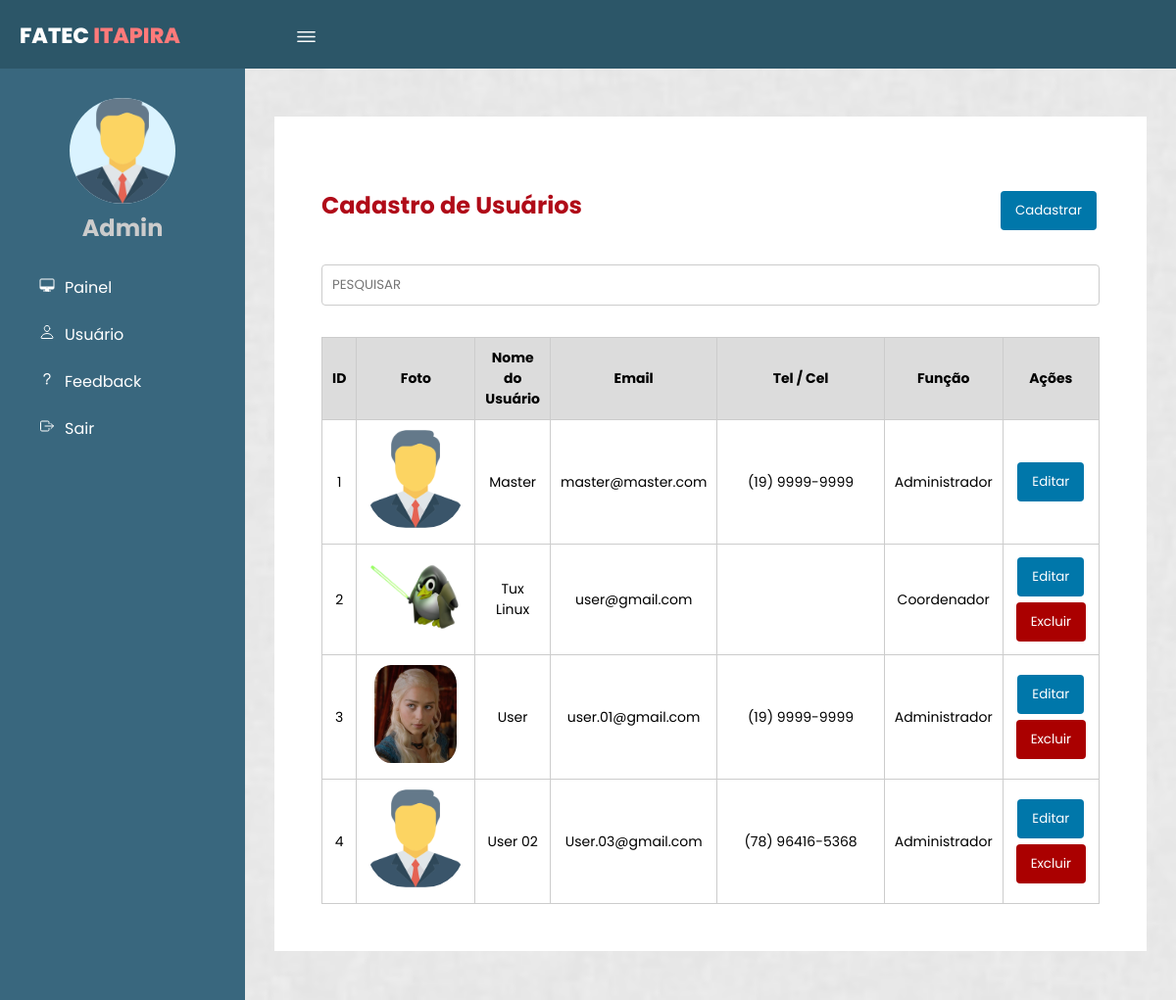
The page /gerenciarUsuario.php (signed in) on the database its author committed.
### tables this page shows
CREATE TABLE `usuarios` (
  `idUsuarios` int(10) UNSIGNED NOT NULL,
  `NomeUsuario` varchar(255) NOT NULL,
  `Email` varchar(50) NOT NULL,
  `Senha` varchar(255) NOT NULL,
  `Tel_Cel` varchar(15) DEFAULT NULL,
  `Funcao` varchar(30) DEFAULT NULL,
  `NivelAcesso` int(11) NOT NULL DEFAULT 1,
  `DataCadastro` date NOT NULL,
  `DataUltimaAtualizacao` timestamp NOT NULL DEFAULT current_timestamp() ON UPDATE current_timestamp(),
  `FotoPath` varchar(255) DEFAULT NULL
);

### Class/Usuario.php (called while the page is built, shortened)
<?php
class Usuario
{
    private $conn;
    public function __construct($conn)
    {
        $this->conn = $conn;
    }
    public function listarUsuarios()
    {
        try {
            $sql = "SELECT * FROM usuarios";
            $stmt = $this->conn->query($sql);
            if ($stmt) {
                return $stmt->fetchAll(PDO::FETCH_ASSOC);
            } else {
                throw new Exception("Erro ao executar a consulta SQL");
            }
        } catch (Exception $e) {
            error_log("Erro ao listar usuários: " . $e->getMessage());
            return [];
        }
    }
}

### gerenciarUsuario.php (the view, shortened to what this page needs)
<?php
require_once 'Class/Usuario.php';
require_once 'conexao.php';
$usuario = new Usuario($conn);
$usuarios = $usuario->listarUsuarios();
?>
<!DOCTYPE html>
<html lang="pt-br">
<head>
    <link rel="stylesheet" href="css/format.css">
</head>
<body page='lista'>
    <header>
        <label for="check">
            <ion-icon name="menu-outline" id="sidebar_btn"></ion-icon>
        </label>
        <div class="left">
            <h3>Fatec <span>Itapira</span></h3>
        </div>
    </header>
    <div class="sidebar">
        <div class="center">
            <img src="icon/manager_icon_129392.png" class="image" alt="">
            <h2>Admin</h2>
        </div>
        <a href="painelAdmin.php" onclick="vizualizar('lista', true)"><ion-icon
                name="desktop-outline"></ion-icon><span>Painel</span></a>
        <a href="gerenciarUsuario.php"><ion-icon name="person-outline"></ion-icon><span>Usuário</span></a>
        <a href="Views/listarVisitante.php"><ion-icon name="help-outline"></ion-icon><span>Feedback</span></a>
        <a href="login/sairLogin.php"><ion-icon name="exit-outline"></ion-icon><span>Sair</span></a>
    </div>
    <div class="content">
        <div id='listaRegistros'>
            <div class="titulo_ask">
                <h1>Cadastro de Usuários</h1>
                <a href="Views/cadastroUsuario.html"><button>Cadastrar</button></a>
            </div>
            <div style='display: flex;' class="filtro">
                <input style='flex:1' placeholder="PESQUISAR" autofocus id='inputPesquisa' />
            </div>
    <?php if (!empty($usuarios)): ?>
        <table>
            <tr>
                <thead>
                <th>ID</th>
                <th>Foto</th>
                <th>Nome do Usuário</th>
                <th>Email</th>
                <th>Tel / Cel</th>
                <th>Função</th>
                <th>Ações</th>
            </tr>
            <?php foreach ($usuarios as $user): ?>
                <tr>
                    <td><?php echo $user['idUsuarios']; ?></td>
                    <td><?php
                        if (!empty($user['FotoPath'])) {
                            $caminhoImagem = 'uploads/' . basename($user['FotoPath']);
                            echo '<img src="' . $caminhoImagem . '" alt="Foto do Usuário" style="max-width: 100px; max-height: 100px; border-radius: 20%;">';
                        } else {
                            echo '<img src="uploads/manager_icon_129392.png" alt="Imagem Padrão" style="max-width: 100px; max-height: 100px; border-radius: 40%;">';
                        }
                        ?>
                    </td>
                    <td><?php echo $user['NomeUsuario']; ?></td>
                    <td><?php echo $user['Email']; ?></td>
                    <td><?php echo $user['Tel_Cel']; ?></td>
                    <td><?php echo $user['Funcao']; ?></td>
                    <td>
                        <a href="Views/editarUsuario.php?id=<?php echo $user['idUsuarios']; ?>"><button>Editar</button></a>
                        <form method="post" action="Controllers/excluir_usuario.php">
                            <button style="background-color: #a00;" type="submit" <?php echo ($user['NivelAcesso'] == 0) ? 'hidden' : ''; ?>
                            onclick="return confirm('Tem certeza que deseja excluir este usuário?')">Excluir</button>
                        </form>
                    </td>
                </tr>
            <?php endforeach; ?>
        </table>
    <?php else: ?>
        <p>Nenhum usuário cadastrado.</p>
    <?php endif; ?>
        </div>
    </div>
</body>
</html>

### css/format.css (style rules this page uses)
* { margin: 0; padding: 0; font-family: "Poppins", sans-serif; }
body { background-color: #e9e9e9; }
header { position: fixed; background: #2c5668; padding: 20px; width: 100%; height: 30px; z-index: 5; }
.left h3 { color: #fff; margin: 0; text-transform: uppercase; font-size: 22px; font-weight: 800; }
.left span { color: #ff7a7a; }
.sidebar { position: fixed; width: 250px; height: 100%; margin-top: 70px; padding-top: 30px; left: 0; background: #39677e; transition: 0.5s; transition-property: left; -webkit-transition: 0.5s; -moz-transition: 0.5s; -ms-transition: 0.5s; -o-transition: 0.5s; }
.sidebar .image { width: 108px; height: 108px; border-radius: 100px; -webkit-border-radius: 100px; -moz-border-radius: 100px; -ms-border-radius: 100px; -o-border-radius: 100px; background-color: #daf3ff; }
.sidebar h2 { color: #ccc; margin-top: 0; margin-bottom: 20px; }
.sidebar a { color: #fff; display: block; width: 100%; line-height: 48px; text-decoration: none; padding-left: 40px; box-sizing: border-box; transition: 0.5s; transition-property: background; }
.sidebar .center { text-align: center; }
.sidebar ion-icon { padding-right: 10px; }
label #sidebar_btn { z-index: 1; position: fixed; left: 300px; color: #fff; font-size: 25px; margin: 5px 0; cursor: pointer; transition: 0.5s; transition-property: color; }
.content { background: url(../img/bg.png) no-repeat; background-size: cover; background-position: center; transition: 0.5s; position: relative; margin-left: 250px; top: 69px; z-index: 1; overflow: hidden; }
div#listaRegistros { background: white; padding: 3rem; margin: 50px 30px; }
#listaRegistros { display: flex; align-items: center; justify-content: center; flex-direction: column; }
body[page="lista"] #listaRegistros { display: block; }
a { text-decoration: none; }
#listaRegistros .filtro { margin: 4vh auto; }
table { width: 100%; border-collapse: collapse; }
thead { background: gainsboro; }
table th, table td { text-align: center; font-size: 14px; padding: 10px; border: solid 1px #ccc; }
button { border: none; border-radius: 4px; cursor: pointer; background-color: #07a; color: #fff; margin: 3px; padding: 10px 15px; -webkit-border-radius: 4px; -moz-border-radius: 4px; -ms-border-radius: 4px; -o-border-radius: 4px; }
input { border: solid 1px #ccc; border-radius: 4px; padding: 10px; }
.titulo_ask { display: flex; justify-content: space-between; margin-block-start: 25px; }
.titulo_ask h1 { color: #b00b18; font-size: 24px; }
td:nth-child(4) { word-wrap: break-word; width: 13%; }
th:nth-child(5) { width: 50%; }

### rows shown on the page
usuarios: idUsuarios "1", NomeUsuario "Master", Email "master@master.com", Tel_Cel "(19) 9999-9999", Funcao "Administrador"
usuarios: idUsuarios "2", FotoPath (picture), NomeUsuario "Tux Linux", Email "user@gmail.com", Funcao "Coordenador"
usuarios: idUsuarios "3", FotoPath (picture), NomeUsuario "User", Email "user.01@gmail.com", Tel_Cel "(19) 9999-9999", Funcao "Administrador"
usuarios: idUsuarios "4", NomeUsuario "User 02", Email "User.03@gmail.com", Tel_Cel "(78) 96416-5368", Funcao "Administrador"
